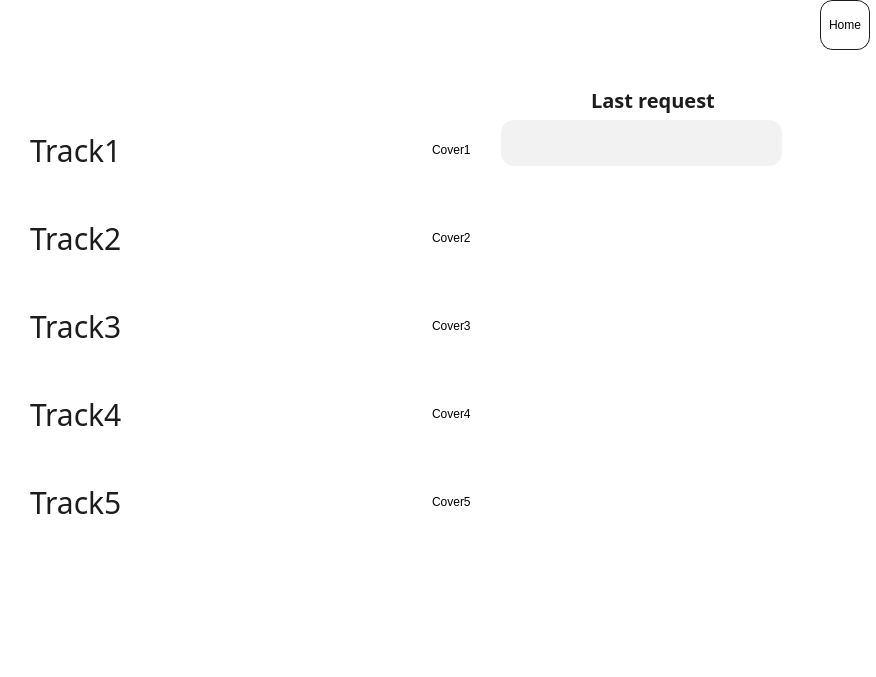
<?xml version="1.0" encoding="UTF-8"?>
<ui version="4.0">
 <class>MainWindow</class>
 <widget class="QMainWindow" name="MainWindow">
  <property name="geometry">
   <rect>
    <x>0</x>
    <y>0</y>
    <width>876</width>
    <height>677</height>
   </rect>
  </property>
  <property name="windowTitle">
   <string>MainWindow</string>
  </property>
  <property name="styleSheet">
   <string notr="true">border-radius: 54px;
background: #FFF;</string>
  </property>
  <widget class="QWidget" name="centralwidget">
   <widget class="QPushButton" name="Home">
    <property name="geometry">
     <rect>
      <x>820</x>
      <y>0</y>
      <width>50</width>
      <height>50</height>
     </rect>
    </property>
    <property name="cursor">
     <cursorShape>PointingHandCursor</cursorShape>
    </property>
    <property name="styleSheet">
     <string notr="true">border-radius: 13px;
border: 1px solid #1C1C1C;</string>
    </property>
    <property name="text">
     <string>Home</string>
    </property>
   </widget>
   <widget class="QWidget" name="layoutWidget">
    <property name="geometry">
     <rect>
      <x>30</x>
      <y>10</y>
      <width>441</width>
      <height>631</height>
     </rect>
    </property>
    <layout class="QVBoxLayout" name="verticalLayout_2">
     <item>
      <spacer name="verticalSpacer_5">
       <property name="orientation">
        <enum>Qt::Vertical</enum>
       </property>
       <property name="sizeHint" stdset="0">
        <size>
         <width>20</width>
         <height>40</height>
        </size>
       </property>
      </spacer>
     </item>
     <item>
      <layout class="QVBoxLayout" name="verticalLayout">
       <item>
        <layout class="QGridLayout" name="gridLayout_7">
         <item row="0" column="2">
          <widget class="QLabel" name="Cover1">
           <property name="text">
            <string>Cover1</string>
           </property>
          </widget>
         </item>
         <item row="0" column="0">
          <widget class="QLabel" name="Track1">
           <property name="font">
            <font>
             <family>Poppins</family>
             <pointsize>-1</pointsize>
             <weight>50</weight>
             <italic>false</italic>
             <bold>false</bold>
            </font>
           </property>
           <property name="cursor">
            <cursorShape>PointingHandCursor</cursorShape>
           </property>
           <property name="styleSheet">
            <string notr="true">color: #1C1C1C;
font-family: Poppins;
font-size: 30px;
font-style: normal;
font-weight: 400;
line-height: normal;</string>
           </property>
           <property name="text">
            <string>Track1</string>
           </property>
          </widget>
         </item>
         <item row="0" column="1">
          <spacer name="horizontalSpacer">
           <property name="orientation">
            <enum>Qt::Horizontal</enum>
           </property>
           <property name="sizeHint" stdset="0">
            <size>
             <width>40</width>
             <height>20</height>
            </size>
           </property>
          </spacer>
         </item>
        </layout>
       </item>
       <item>
        <spacer name="verticalSpacer">
         <property name="orientation">
          <enum>Qt::Vertical</enum>
         </property>
         <property name="sizeHint" stdset="0">
          <size>
           <width>20</width>
           <height>40</height>
          </size>
         </property>
        </spacer>
       </item>
       <item>
        <layout class="QGridLayout" name="gridLayout_6">
         <item row="0" column="1">
          <spacer name="horizontalSpacer_2">
           <property name="orientation">
            <enum>Qt::Horizontal</enum>
           </property>
           <property name="sizeHint" stdset="0">
            <size>
             <width>40</width>
             <height>20</height>
            </size>
           </property>
          </spacer>
         </item>
         <item row="0" column="0">
          <widget class="QLabel" name="Track2">
           <property name="font">
            <font>
             <family>Poppins</family>
             <pointsize>-1</pointsize>
             <weight>50</weight>
             <italic>false</italic>
             <bold>false</bold>
            </font>
           </property>
           <property name="cursor">
            <cursorShape>PointingHandCursor</cursorShape>
           </property>
           <property name="styleSheet">
            <string notr="true">color: #1C1C1C;
font-family: Poppins;
font-size: 30px;
font-style: normal;
font-weight: 400;
line-height: normal;</string>
           </property>
           <property name="text">
            <string>Track2</string>
           </property>
          </widget>
         </item>
         <item row="0" column="2">
          <widget class="QLabel" name="Cover2">
           <property name="text">
            <string>Cover2</string>
           </property>
          </widget>
         </item>
        </layout>
       </item>
       <item>
        <spacer name="verticalSpacer_2">
         <property name="orientation">
          <enum>Qt::Vertical</enum>
         </property>
         <property name="sizeHint" stdset="0">
          <size>
           <width>20</width>
           <height>40</height>
          </size>
         </property>
        </spacer>
       </item>
       <item>
        <layout class="QGridLayout" name="gridLayout">
         <item row="0" column="2">
          <widget class="QLabel" name="Cover3">
           <property name="text">
            <string>Cover3</string>
           </property>
          </widget>
         </item>
         <item row="0" column="0">
          <widget class="QLabel" name="Track3">
           <property name="font">
            <font>
             <family>Poppins</family>
             <pointsize>-1</pointsize>
             <weight>50</weight>
             <italic>false</italic>
             <bold>false</bold>
            </font>
           </property>
           <property name="cursor">
            <cursorShape>PointingHandCursor</cursorShape>
           </property>
           <property name="styleSheet">
            <string notr="true">color: #1C1C1C;
font-family: Poppins;
font-size: 30px;
font-style: normal;
font-weight: 400;
line-height: normal;</string>
           </property>
           <property name="text">
            <string>Track3</string>
           </property>
          </widget>
         </item>
         <item row="0" column="1">
          <spacer name="horizontalSpacer_3">
           <property name="orientation">
            <enum>Qt::Horizontal</enum>
           </property>
           <property name="sizeHint" stdset="0">
            <size>
             <width>40</width>
             <height>20</height>
            </size>
           </property>
          </spacer>
         </item>
        </layout>
       </item>
       <item>
        <spacer name="verticalSpacer_3">
         <property name="orientation">
          <enum>Qt::Vertical</enum>
         </property>
         <property name="sizeHint" stdset="0">
          <size>
           <width>20</width>
           <height>40</height>
          </size>
         </property>
        </spacer>
       </item>
       <item>
        <layout class="QGridLayout" name="gridLayout_4">
         <item row="0" column="2">
          <widget class="QLabel" name="Cover4">
           <property name="text">
            <string>Cover4</string>
           </property>
          </widget>
         </item>
         <item row="0" column="0">
          <widget class="QLabel" name="Track4">
           <property name="font">
            <font>
             <family>Poppins</family>
             <pointsize>-1</pointsize>
             <weight>50</weight>
             <italic>false</italic>
             <bold>false</bold>
            </font>
           </property>
           <property name="cursor">
            <cursorShape>PointingHandCursor</cursorShape>
           </property>
           <property name="styleSheet">
            <string notr="true">color: #1C1C1C;
font-family: Poppins;
font-size: 30px;
font-style: normal;
font-weight: 400;
line-height: normal;</string>
           </property>
           <property name="text">
            <string>Track4</string>
           </property>
          </widget>
         </item>
         <item row="0" column="1">
          <spacer name="horizontalSpacer_4">
           <property name="orientation">
            <enum>Qt::Horizontal</enum>
           </property>
           <property name="sizeHint" stdset="0">
            <size>
             <width>40</width>
             <height>20</height>
            </size>
           </property>
          </spacer>
         </item>
        </layout>
       </item>
       <item>
        <spacer name="verticalSpacer_4">
         <property name="orientation">
          <enum>Qt::Vertical</enum>
         </property>
         <property name="sizeHint" stdset="0">
          <size>
           <width>20</width>
           <height>40</height>
          </size>
         </property>
        </spacer>
       </item>
       <item>
        <layout class="QGridLayout" name="gridLayout_5">
         <item row="0" column="0">
          <widget class="QLabel" name="Track5">
           <property name="font">
            <font>
             <family>Poppins</family>
             <pointsize>-1</pointsize>
             <weight>50</weight>
             <italic>false</italic>
             <bold>false</bold>
            </font>
           </property>
           <property name="cursor">
            <cursorShape>PointingHandCursor</cursorShape>
           </property>
           <property name="styleSheet">
            <string notr="true">color: #1C1C1C;
font-family: Poppins;
font-size: 30px;
font-style: normal;
font-weight: 400;
line-height: normal;</string>
           </property>
           <property name="text">
            <string>Track5</string>
           </property>
          </widget>
         </item>
         <item row="0" column="2">
          <widget class="QLabel" name="Cover5">
           <property name="text">
            <string>Cover5</string>
           </property>
          </widget>
         </item>
         <item row="0" column="1">
          <spacer name="horizontalSpacer_5">
           <property name="orientation">
            <enum>Qt::Horizontal</enum>
           </property>
           <property name="sizeHint" stdset="0">
            <size>
             <width>40</width>
             <height>20</height>
            </size>
           </property>
          </spacer>
         </item>
        </layout>
       </item>
      </layout>
     </item>
     <item>
      <spacer name="verticalSpacer_6">
       <property name="orientation">
        <enum>Qt::Vertical</enum>
       </property>
       <property name="sizeHint" stdset="0">
        <size>
         <width>20</width>
         <height>40</height>
        </size>
       </property>
      </spacer>
     </item>
    </layout>
   </widget>
   <widget class="QLineEdit" name="find_string">
    <property name="geometry">
     <rect>
      <x>501</x>
      <y>120</y>
      <width>281</width>
      <height>46</height>
     </rect>
    </property>
    <property name="font">
     <font>
      <pointsize>20</pointsize>
     </font>
    </property>
    <property name="styleSheet">
     <string notr="true">border-radius: 13px;
background: #F2F2F2;</string>
    </property>
   </widget>
   <widget class="QLabel" name="label">
    <property name="geometry">
     <rect>
      <x>591</x>
      <y>79</y>
      <width>131</width>
      <height>41</height>
     </rect>
    </property>
    <property name="styleSheet">
     <string notr="true">color: #1C1C1C;
leading-trim: both;
text-edge: cap;
font-family: Smooch Sans;
font-size: 20px;
font-style: normal;
font-weight: 700;
line-height: normal;</string>
    </property>
    <property name="text">
     <string>Last request</string>
    </property>
   </widget>
  </widget>
  <widget class="QMenuBar" name="menubar">
   <property name="geometry">
    <rect>
     <x>0</x>
     <y>0</y>
     <width>876</width>
     <height>26</height>
    </rect>
   </property>
  </widget>
  <widget class="QStatusBar" name="statusbar"/>
 </widget>
 <resources/>
 <connections/>
</ui>
